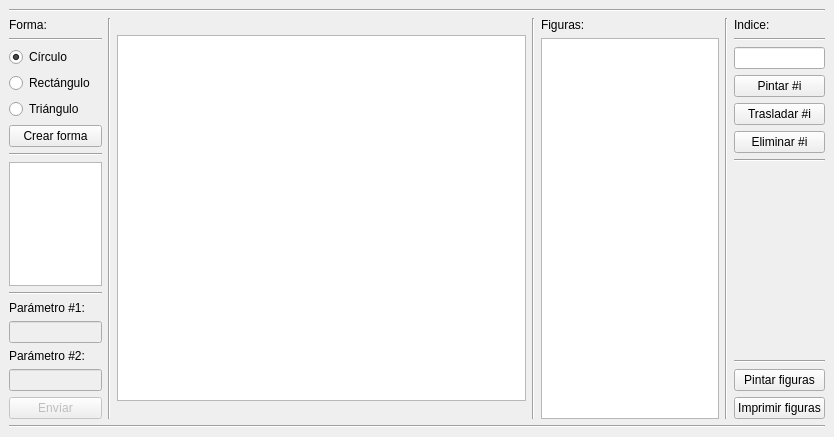
<?xml version="1.0" encoding="UTF-8"?>
<ui version="4.0">
 <class>MainWindow</class>
 <widget class="QMainWindow" name="MainWindow">
  <property name="geometry">
   <rect>
    <x>0</x>
    <y>0</y>
    <width>834</width>
    <height>437</height>
   </rect>
  </property>
  <property name="minimumSize">
   <size>
    <width>834</width>
    <height>437</height>
   </size>
  </property>
  <property name="windowTitle">
   <string>MainWindow</string>
  </property>
  <widget class="QWidget" name="centralwidget">
   <layout class="QVBoxLayout" name="verticalLayout_4">
    <item>
     <widget class="Line" name="line_11">
      <property name="orientation">
       <enum>Qt::Horizontal</enum>
      </property>
     </widget>
    </item>
    <item>
     <layout class="QHBoxLayout" name="horizontalLayout">
      <item>
       <layout class="QVBoxLayout" name="verticalLayout">
        <item>
         <widget class="QLabel" name="label_3">
          <property name="text">
           <string>Forma:</string>
          </property>
         </widget>
        </item>
        <item>
         <widget class="Line" name="line_3">
          <property name="orientation">
           <enum>Qt::Horizontal</enum>
          </property>
         </widget>
        </item>
        <item>
         <widget class="QRadioButton" name="radioButtonCirculo">
          <property name="text">
           <string>Círculo</string>
          </property>
          <property name="checked">
           <bool>true</bool>
          </property>
         </widget>
        </item>
        <item>
         <widget class="QRadioButton" name="radioButtonRectangulo">
          <property name="text">
           <string>Rectángulo</string>
          </property>
         </widget>
        </item>
        <item>
         <widget class="QRadioButton" name="radioButtonTriangulo">
          <property name="text">
           <string>Triángulo</string>
          </property>
         </widget>
        </item>
        <item>
         <widget class="QPushButton" name="pushButtonCreate">
          <property name="text">
           <string>Crear forma</string>
          </property>
         </widget>
        </item>
        <item>
         <widget class="Line" name="line_5">
          <property name="orientation">
           <enum>Qt::Horizontal</enum>
          </property>
         </widget>
        </item>
        <item>
         <spacer name="verticalSpacer_2">
          <property name="orientation">
           <enum>Qt::Vertical</enum>
          </property>
          <property name="sizeHint" stdset="0">
           <size>
            <width>20</width>
            <height>40</height>
           </size>
          </property>
         </spacer>
        </item>
        <item>
         <widget class="QTextEdit" name="lineEditCommand">
          <property name="readOnly">
           <bool>true</bool>
          </property>
         </widget>
        </item>
        <item>
         <widget class="Line" name="line_7">
          <property name="orientation">
           <enum>Qt::Horizontal</enum>
          </property>
         </widget>
        </item>
        <item>
         <widget class="QLabel" name="label_x">
          <property name="text">
           <string>Parámetro #1:</string>
          </property>
         </widget>
        </item>
        <item>
         <widget class="QLineEdit" name="lineEditCoorX">
          <property name="enabled">
           <bool>false</bool>
          </property>
         </widget>
        </item>
        <item>
         <widget class="QLabel" name="label_y">
          <property name="text">
           <string>Parámetro #2:</string>
          </property>
         </widget>
        </item>
        <item>
         <widget class="QLineEdit" name="lineEditCoorY">
          <property name="enabled">
           <bool>false</bool>
          </property>
         </widget>
        </item>
        <item>
         <widget class="QPushButton" name="pushButtonSend">
          <property name="enabled">
           <bool>false</bool>
          </property>
          <property name="text">
           <string>Envíar</string>
          </property>
         </widget>
        </item>
       </layout>
      </item>
      <item>
       <widget class="Line" name="line_9">
        <property name="orientation">
         <enum>Qt::Vertical</enum>
        </property>
       </widget>
      </item>
      <item>
       <widget class="QGraphicsView" name="graphicsView">
        <property name="minimumSize">
         <size>
          <width>409</width>
          <height>279</height>
         </size>
        </property>
        <property name="maximumSize">
         <size>
          <width>409</width>
          <height>366</height>
         </size>
        </property>
       </widget>
      </item>
      <item>
       <widget class="Line" name="line_2">
        <property name="orientation">
         <enum>Qt::Vertical</enum>
        </property>
       </widget>
      </item>
      <item>
       <layout class="QVBoxLayout" name="verticalLayout_3">
        <item>
         <widget class="QLabel" name="label">
          <property name="text">
           <string>Figuras:</string>
          </property>
         </widget>
        </item>
        <item>
         <widget class="QListView" name="listViewFigures">
          <property name="minimumSize">
           <size>
            <width>178</width>
            <height>342</height>
           </size>
          </property>
          <property name="verticalScrollBarPolicy">
           <enum>Qt::ScrollBarAlwaysOff</enum>
          </property>
          <property name="horizontalScrollBarPolicy">
           <enum>Qt::ScrollBarAlwaysOff</enum>
          </property>
          <property name="sizeAdjustPolicy">
           <enum>QAbstractScrollArea::AdjustIgnored</enum>
          </property>
          <property name="editTriggers">
           <set>QAbstractItemView::NoEditTriggers</set>
          </property>
          <property name="dragDropMode">
           <enum>QAbstractItemView::NoDragDrop</enum>
          </property>
          <property name="defaultDropAction">
           <enum>Qt::IgnoreAction</enum>
          </property>
         </widget>
        </item>
       </layout>
      </item>
      <item>
       <widget class="Line" name="line">
        <property name="orientation">
         <enum>Qt::Vertical</enum>
        </property>
       </widget>
      </item>
      <item>
       <layout class="QVBoxLayout" name="verticalLayout_2">
        <item>
         <widget class="QLabel" name="label_4">
          <property name="text">
           <string>Indice:</string>
          </property>
         </widget>
        </item>
        <item>
         <widget class="Line" name="line_4">
          <property name="orientation">
           <enum>Qt::Horizontal</enum>
          </property>
         </widget>
        </item>
        <item>
         <widget class="QLineEdit" name="lineEditIndex">
          <property name="enabled">
           <bool>true</bool>
          </property>
         </widget>
        </item>
        <item>
         <widget class="QPushButton" name="pushButtonPintarIn">
          <property name="text">
           <string>Pintar #i</string>
          </property>
         </widget>
        </item>
        <item>
         <widget class="QPushButton" name="pushButtonTrasladarIn">
          <property name="text">
           <string>Trasladar #i</string>
          </property>
         </widget>
        </item>
        <item>
         <widget class="QPushButton" name="pushButtonEliminarIn">
          <property name="text">
           <string>Eliminar #i</string>
          </property>
         </widget>
        </item>
        <item>
         <widget class="Line" name="line_6">
          <property name="orientation">
           <enum>Qt::Horizontal</enum>
          </property>
         </widget>
        </item>
        <item>
         <spacer name="verticalSpacer_3">
          <property name="orientation">
           <enum>Qt::Vertical</enum>
          </property>
          <property name="sizeHint" stdset="0">
           <size>
            <width>20</width>
            <height>40</height>
           </size>
          </property>
         </spacer>
        </item>
        <item>
         <widget class="Line" name="line_8">
          <property name="orientation">
           <enum>Qt::Horizontal</enum>
          </property>
         </widget>
        </item>
        <item>
         <widget class="QPushButton" name="pintarButton">
          <property name="text">
           <string>Pintar figuras</string>
          </property>
         </widget>
        </item>
        <item>
         <widget class="QPushButton" name="imprimirButton">
          <property name="text">
           <string>Imprimir figuras</string>
          </property>
         </widget>
        </item>
       </layout>
      </item>
     </layout>
    </item>
    <item>
     <widget class="Line" name="line_12">
      <property name="orientation">
       <enum>Qt::Horizontal</enum>
      </property>
     </widget>
    </item>
   </layout>
  </widget>
 </widget>
 <resources/>
 <connections/>
</ui>
